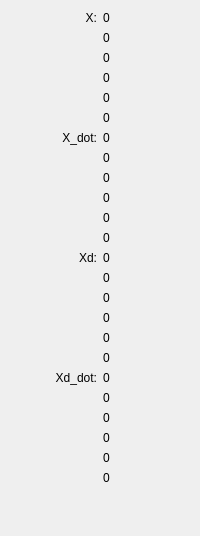
      <widget class="QWidget" name="tab_9">
       <attribute name="title">
        <string>Trajectory</string>
       </attribute>
       <layout class="QVBoxLayout" name="verticalLayout_15">
        <item>
         <layout class="QGridLayout" name="gridLayout_11">
          <item row="0" column="0">
           <widget class="QLabel" name="label_34">
            <property name="text">
             <string>X:</string>
            </property>
            <property name="alignment">
             <set>Qt::AlignRight|Qt::AlignTop|Qt::AlignTrailing</set>
            </property>
           </widget>
          </item>
          <item row="1" column="0">
           <widget class="QLabel" name="label_35">
            <property name="text">
             <string>X_dot:</string>
            </property>
            <property name="alignment">
             <set>Qt::AlignRight|Qt::AlignTop|Qt::AlignTrailing</set>
            </property>
           </widget>
          </item>
          <item row="3" column="0">
           <widget class="QLabel" name="label_36">
            <property name="text">
             <string>Xd_dot:</string>
            </property>
            <property name="alignment">
             <set>Qt::AlignRight|Qt::AlignTop|Qt::AlignTrailing</set>
            </property>
           </widget>
          </item>
          <item row="2" column="0">
           <widget class="QLabel" name="label_42">
            <property name="text">
             <string>Xd:</string>
            </property>
            <property name="alignment">
             <set>Qt::AlignRight|Qt::AlignTop|Qt::AlignTrailing</set>
            </property>
           </widget>
          </item>
          <item row="0" column="1">
           <layout class="QVBoxLayout" name="verticalLayout_41">
            <item>
             <widget class="QLabel" name="lblTrajectoryX0">
              <property name="text">
               <string>0</string>
              </property>
             </widget>
            </item>
            <item>
             <widget class="QLabel" name="lblTrajectoryX1">
              <property name="text">
               <string>0</string>
              </property>
             </widget>
            </item>
            <item>
             <widget class="QLabel" name="lblTrajectoryX2">
              <property name="text">
               <string>0</string>
              </property>
             </widget>
            </item>
            <item>
             <widget class="QLabel" name="lblTrajectoryX3">
              <property name="text">
               <string>0</string>
              </property>
             </widget>
            </item>
            <item>
             <widget class="QLabel" name="lblTrajectoryX4">
              <property name="text">
               <string>0</string>
              </property>
             </widget>
            </item>
            <item>
             <widget class="QLabel" name="lblTrajectoryX5">
              <property name="text">
               <string>0</string>
              </property>
             </widget>
            </item>
           </layout>
          </item>
          <item row="1" column="1">
           <layout class="QVBoxLayout" name="verticalLayout_43">
            <item>
             <widget class="QLabel" name="lblTrajectoryXdot0">
              <property name="text">
               <string>0</string>
              </property>
             </widget>
            </item>
            <item>
             <widget class="QLabel" name="lblTrajectoryXdot1">
              <property name="text">
               <string>0</string>
              </property>
             </widget>
            </item>
            <item>
             <widget class="QLabel" name="lblTrajectoryXdot2">
              <property name="text">
               <string>0</string>
              </property>
             </widget>
            </item>
            <item>
             <widget class="QLabel" name="lblTrajectoryXdot3">
              <property name="text">
               <string>0</string>
              </property>
             </widget>
            </item>
            <item>
             <widget class="QLabel" name="lblTrajectoryXdot4">
              <property name="text">
               <string>0</string>
              </property>
             </widget>
            </item>
            <item>
             <widget class="QLabel" name="lblTrajectoryXdot5">
              <property name="text">
               <string>0</string>
              </property>
             </widget>
            </item>
           </layout>
          </item>
          <item row="3" column="1">
           <layout class="QVBoxLayout" name="verticalLayout_44">
            <item>
             <widget class="QLabel" name="lblTrajectoryXddot0">
              <property name="text">
               <string>0</string>
              </property>
             </widget>
            </item>
            <item>
             <widget class="QLabel" name="lblTrajectoryXddot1">
              <property name="text">
               <string>0</string>
              </property>
             </widget>
            </item>
            <item>
             <widget class="QLabel" name="lblTrajectoryXddot2">
              <property name="text">
               <string>0</string>
              </property>
             </widget>
            </item>
            <item>
             <widget class="QLabel" name="lblTrajectoryXddot3">
              <property name="text">
               <string>0</string>
              </property>
             </widget>
            </item>
            <item>
             <widget class="QLabel" name="lblTrajectoryXddot4">
              <property name="text">
               <string>0</string>
              </property>
             </widget>
            </item>
            <item>
             <widget class="QLabel" name="lblTrajectoryXddot5">
              <property name="text">
               <string>0</string>
              </property>
             </widget>
            </item>
           </layout>
          </item>
          <item row="2" column="1">
           <layout class="QVBoxLayout" name="verticalLayout_45">
            <item>
             <widget class="QLabel" name="lblTrajectoryXd0">
              <property name="text">
               <string>0</string>
              </property>
             </widget>
            </item>
            <item>
             <widget class="QLabel" name="lblTrajectoryXd1">
              <property name="text">
               <string>0</string>
              </property>
             </widget>
            </item>
            <item>
             <widget class="QLabel" name="lblTrajectoryXd2">
              <property name="text">
               <string>0</string>
              </property>
             </widget>
            </item>
            <item>
             <widget class="QLabel" name="lblTrajectoryXd3">
              <property name="text">
               <string>0</string>
              </property>
             </widget>
            </item>
            <item>
             <widget class="QLabel" name="lblTrajectoryXd4">
              <property name="text">
               <string>0</string>
              </property>
             </widget>
            </item>
            <item>
             <widget class="QLabel" name="lblTrajectoryXd5">
              <property name="text">
               <string>0</string>
              </property>
             </widget>
            </item>
           </layout>
          </item>
         </layout>
        </item>
        <item>
         <spacer name="verticalSpacer_3">
          <property name="orientation">
           <enum>Qt::Vertical</enum>
          </property>
          <property name="sizeHint" stdset="0">
           <size>
            <width>20</width>
            <height>40</height>
           </size>
          </property>
         </spacer>
        </item>
       </layout>
      </widget>
